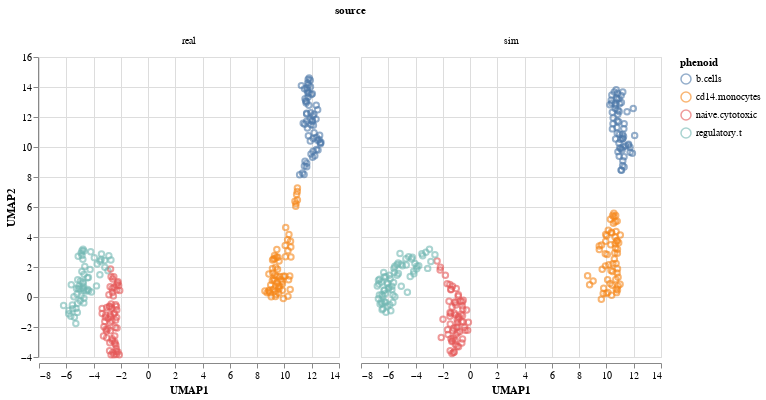

The notebook cell saved with this chart:
### Code cell
import altair
import numpy as np
from scdesigner.diagnose import plot_umap
altair.data_transformers.enable("vegafusion")

combined = anndata.concat({"real": sce, "sim": samples}, label = "source")
combined_sample = combined[np.random.choice(combined.n_obs, size=min(500, combined.n_obs), replace=False)]
plot_umap(combined_sample, color="phenoid", facet="source")

### Figure 1 — Vega specification as saved in the notebook (floating-point values rounded to 4 significant figures; data arrays with more than 128 entries replaced by an {"elided": "..."} marker saying what was removed)
{"$schema": "https://vega.github.io/schema/vega/v5.json", "data": [{"name": "source_0", "values": {"elided": "500 records"}}, {"name": "column_domain", "values": [{"source": "real", "count": 246}, {"source": "sim", "count": 254}]}, {"name": "source_0_x_domain_UMAP1", "values": [{"min": -6.803, "max": 12.68}]}, {"name": "source_0_y_domain_UMAP2", "values": [{"min": -3.857, "max": 14.59}]}, {"name": "source_0_color_domain_phenoid", "values": [{"phenoid": "naive.cytotoxic"}, {"phenoid": "regulatory.t"}, {"phenoid": "cd14.monocytes"}, {"phenoid": "b.cells"}]}], "signals": [{"name": "child_width", "value": 300}, {"name": "child_height", "value": 300}], "marks": [{"type": "group", "name": "column-title", "title": {"text": "source", "offset": 10, "style": "guide-title"}, "role": "column-title"}, {"type": "group", "name": "row_header", "encode": {"update": {"height": {"signal": "child_height"}}}, "axes": [{"scale": "y", "labelOverlap": true, "tickCount": {"signal": "ceil(child_height/40)"}, "zindex": 0, "orient": "left", "grid": false, "title": "UMAP2"}], "role": "row-header"}, {"type": "group", "name": "column_header", "from": {"data": "column_domain"}, "sort": {"field": "datum[\"source\"]", "order": "ascending"}, "encode": {"update": {"width": {"signal": "child_width"}}}, "title": {"text": {"signal": "isValid(parent[\"source\"]) ? parent[\"source\"] : \"\"+parent[\"source\"]"}, "style": "guide-label", "frame": "group", "offset": 10}, "role": "column-header"}, {"type": "group", "name": "column_footer", "from": {"data": "column_domain"}, "sort": {"field": "datum[\"source\"]", "order": "ascending"}, "encode": {"update": {"width": {"signal": "child_width"}}}, "axes": [{"scale": "x", "labelFlush": true, "tickCount": {"signal": "ceil(child_width/40)"}, "title": "UMAP1", "zindex": 0, "grid": false, "orient": "bottom", "labelOverlap": true}], "role": "column-footer"}, {"type": "group", "name": "cell", "from": {"facet": {"data": "source_0", "name": "facet", "groupby": ["source"]}}, "sort": {"field": ["datum[\"source\"]"], "order": ["ascending"]}, "encode": {"update": {"width": {"signal": "child_width"}, "height": {"signal": "child_height"}}}, "marks": [{"type": "symbol", "name": "child_marks", "from": {"data": "facet"}, "encode": {"update": {"x": {"field": "UMAP1", "scale": "x"}, "opacity": {"value": 0.6}, "y": {"field": "UMAP2", "scale": "y"}, "stroke": {"field": "phenoid", "scale": "color"}, "fill": {"value": "transparent"}}}, "style": ["point"]}], "axes": [{"scale": "x", "maxExtent": 0, "ticks": false, "grid": true, "labels": false, "zindex": 0, "gridScale": "y", "domain": false, "orient": "bottom", "tickCount": {"signal": "ceil(child_width/40)"}, "aria": false, "minExtent": 0}, {"scale": "y", "tickCount": {"signal": "ceil(child_height/40)"}, "orient": "left", "aria": false, "gridScale": "x", "labels": false, "maxExtent": 0, "zindex": 0, "minExtent": 0, "grid": true, "domain": false, "ticks": false}], "style": "cell"}], "scales": [{"name": "x", "type": "linear", "domain": [{"signal": "(data(\"source_0_x_domain_UMAP1\")[0] || {}).min"}, {"signal": "(data(\"source_0_x_domain_UMAP1\")[0] || {}).max"}], "range": [0, {"signal": "child_width"}], "zero": true, "nice": true}, {"name": "y", "type": "linear", "domain": [{"signal": "(data(\"source_0_y_domain_UMAP2\")[0] || {}).min"}, {"signal": "(data(\"source_0_y_domain_UMAP2\")[0] || {}).max"}], "range": [{"signal": "child_height"}, 0], "zero": true, "nice": true}, {"name": "color", "type": "ordinal", "domain": {"data": "source_0_color_domain_phenoid", "field": "phenoid", "sort": true}, "range": "category"}], "padding": 5, "layout": {"padding": 20, "offset": {"columnTitle": 10}, "columns": {"signal": "length(data('column_domain'))"}, "bounds": "full", "align": "all"}, "background": "white", "legends": [{"stroke": "color", "symbolType": "circle", "title": "phenoid", "encode": {"symbols": {"update": {"fill": {"value": "transparent"}, "opacity": {"value": 0.6}}}}}]}
